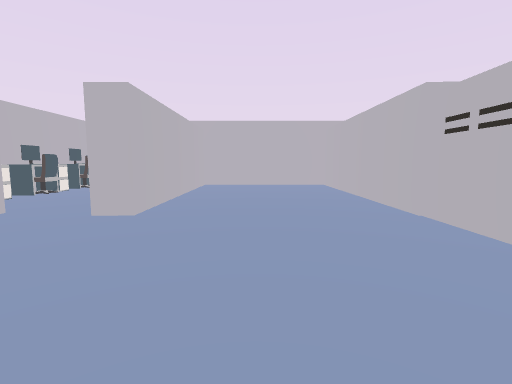
view 1 (above)

16 first-person views from a walk through a scene from a Unity 3-D project. The camera is 1.4 m above the floor, tilts 6° down and sees 85° across. The floor is counted in squares, 2 m on a side. Each view is taken from the middle of a square. On the plan, view 1 faces up. The plan holds only what a view shows up to about 9 squares ahead; the rest is blank. The player is left out. Some animated figures are not drawn.

view 2
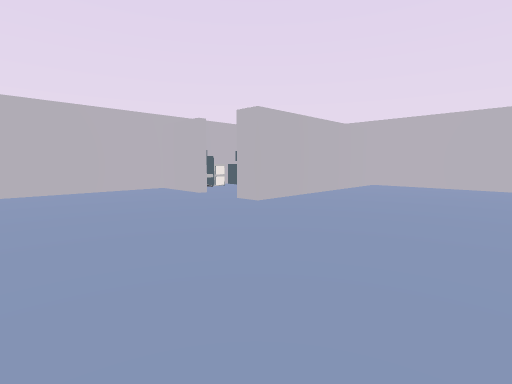

view 3
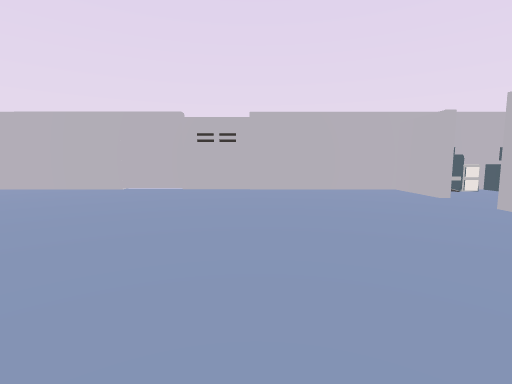

view 4
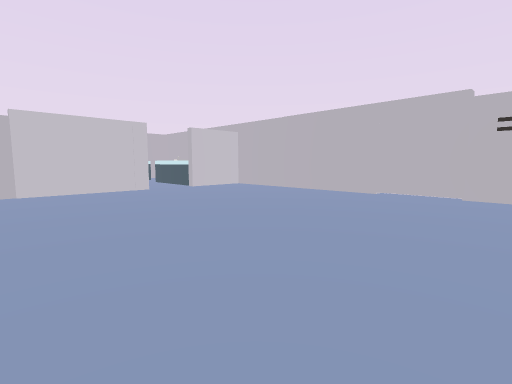

view 5
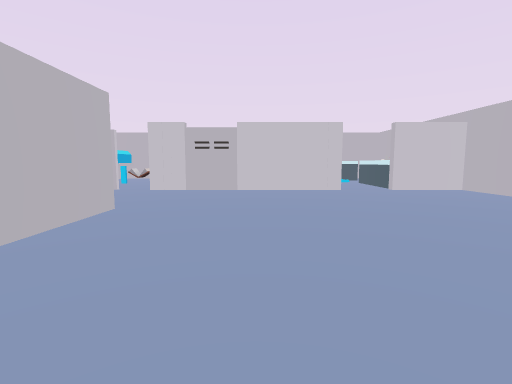

view 6
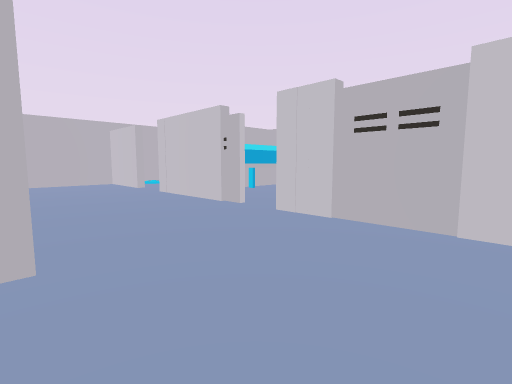

view 7
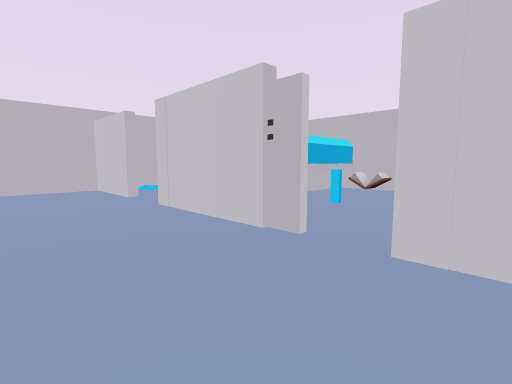

view 8
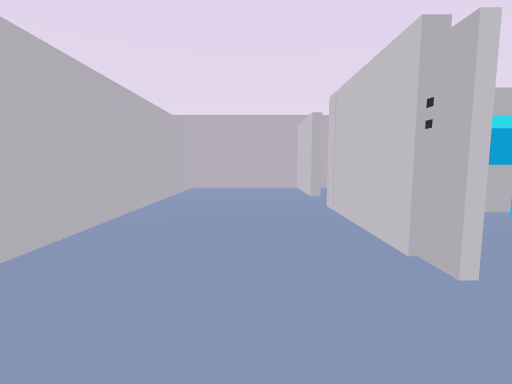

view 9
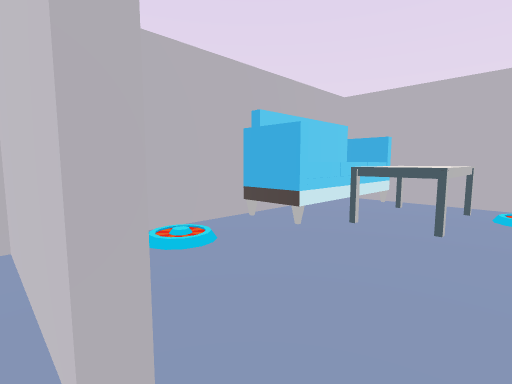

view 10
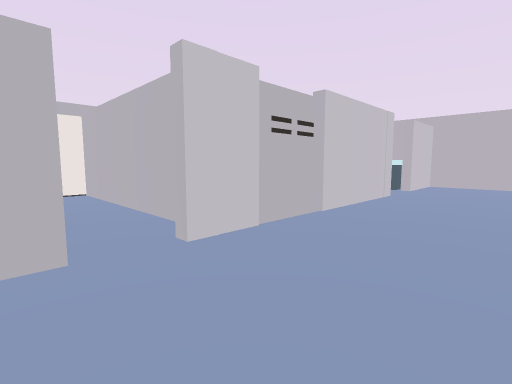

view 11
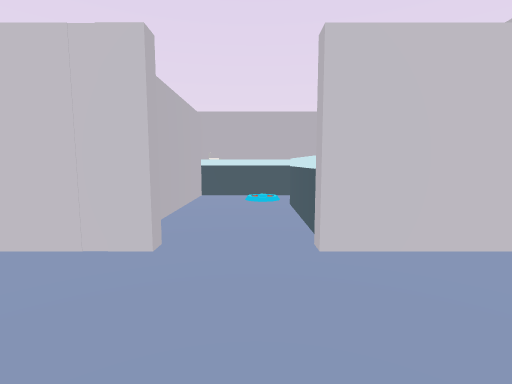

view 12
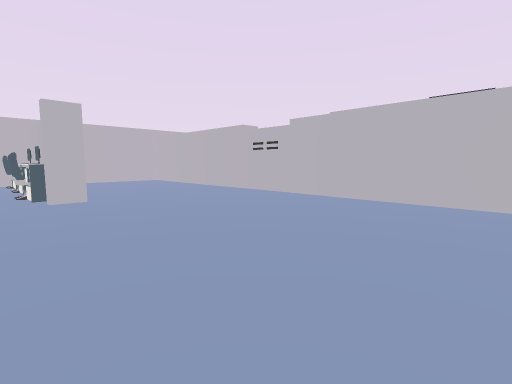

view 13
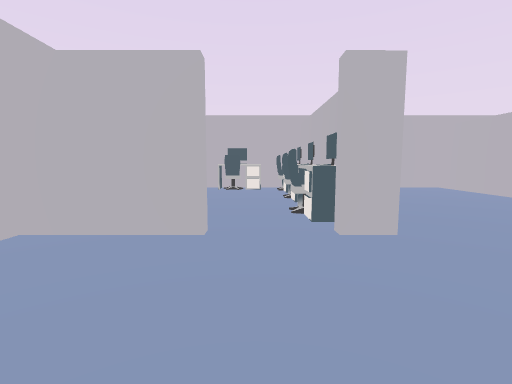

view 14
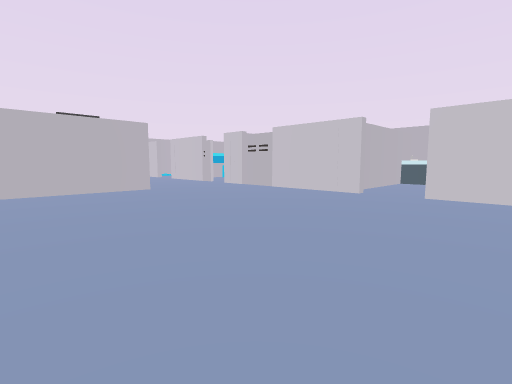

view 15
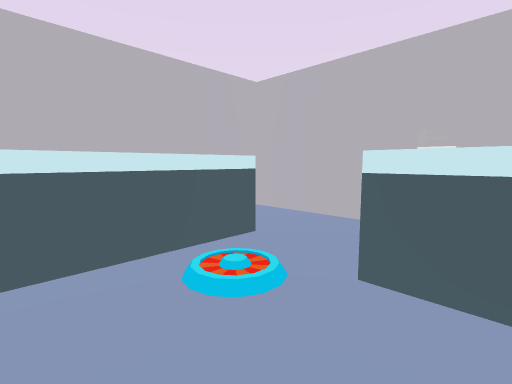

view 16
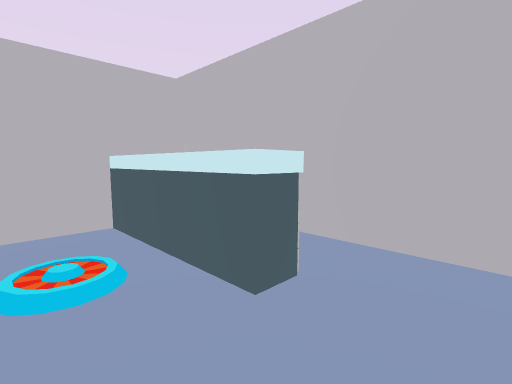

### Floor plan
Points are (right, up) in squares from view 1. A wall is a line through its corners. A room is listed if a view was taken in it or the views show most of it. See-through windows are left out.
Room 1 (views 1, 2, 3, 4, 5, 6, 7, 8, 10, 11, 12, 13, 14, 15, 16)
walls: (2.2, -5.2) (2.2, -4.4); (2.2, 0.4) (2.2, 8.9) (-1.6, 8.9); (0.4, -8.2) (2.8, -8.2); (-2.2, -8.2) (-1.4, -8.2); (2.4, -9) (2.4, -12.9); (5.4, -8.2) (6.5, -8.2); (-3.5, 3.7) (-5.3, 3.7) (-5.3, -8.2) (-3.5, -8.2); (-1.6, 4.5) (-1.6, 3.7) (-2.2, 3.7); (-5.3, -8.9) (-5.3, -13.3) (-1.8, -13.3) (-1.8, -9.1); (7.8, -8.2) (9.8, -8.2) (9.8, -5.2) (3.9, -5.2); (4.4, -13.3) (5.9, -13.3); (5.9, -12.9) (5.9, -10.2); (-1.8, 8.9) (-4.4, 8.9)
ways out: opening at (7, -8) to room 2
objects: other object (-5, 5); other object (-5, 6); other object (-5, 7); other object (-5, 8); other object (-4, -12); other object (-4, -10) to (-4, -9); other object (-4, 8); other object (-3, -12); other object (-3, 9); other object (-2, 5); other object (-2, 6); other object (-2, 7); other object (-2, 8); other object (3, -13); other object (3, -4) to (3, -3); other object (3, -2) to (3, 0); other object (4, -10) to (5, -9); other object (5, -13)
Room 2 (view 9)
walls: (9.8, -10.6) (9.8, -8.8); (7.1, -13.3) (8.2, -13.3)
ways out: opening at (7, -8) to room 1
objects: other object (7, -12); other object (8, -12) to (8, -11); sofa (9, -13) to (9, -11); other object (9, -9)

Where each view was taken, in squares from view 1:
view 1: 0 up, 0 right, facing up
view 2: 0 up, 2 right, facing up-left
view 3: 0 up, 2 right, facing left
view 4: 1 down, 1 right, facing down-left
view 5: 1 down, 0 right, facing down
view 6: 5 down, 0 right, facing down-right
view 7: 6 down, 2 right, facing down-right
view 8: 7 down, 2 right, facing right
view 9: 8 down, 7 right, facing down-right
view 10: 6 down, 4 right, facing down-left
view 11: 6 down, 3 left, facing down
view 12: 2 down, 3 left, facing up-right
view 13: 1 up, 3 left, facing up
view 14: 2 down, 5 left, facing down-right
view 15: 10 down, 2 left, facing down-left
view 16: 11 down, 5 left, facing down-right
